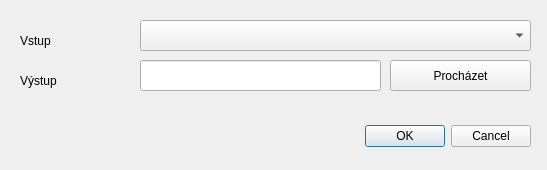
<?xml version="1.0" encoding="UTF-8"?>
<ui version="4.0">
 <class>Dialog</class>
 <widget class="QDialog" name="Dialog">
  <property name="geometry">
   <rect>
    <x>0</x>
    <y>0</y>
    <width>547</width>
    <height>170</height>
   </rect>
  </property>
  <property name="windowTitle">
   <string>Polygonové zdroje na bodové</string>
  </property>
  <widget class="QDialogButtonBox" name="buttonBox">
   <property name="geometry">
    <rect>
     <x>190</x>
     <y>120</y>
     <width>341</width>
     <height>32</height>
    </rect>
   </property>
   <property name="orientation">
    <enum>Qt::Horizontal</enum>
   </property>
   <property name="standardButtons">
    <set>QDialogButtonBox::Cancel|QDialogButtonBox::Ok</set>
   </property>
  </widget>
  <widget class="QComboBox" name="comboBoxLayers">
   <property name="geometry">
    <rect>
     <x>140</x>
     <y>20</y>
     <width>391</width>
     <height>31</height>
    </rect>
   </property>
  </widget>
  <widget class="QLineEdit" name="lineEditOutput">
   <property name="geometry">
    <rect>
     <x>140</x>
     <y>60</y>
     <width>241</width>
     <height>31</height>
    </rect>
   </property>
  </widget>
  <widget class="QPushButton" name="pushButtonOutput">
   <property name="geometry">
    <rect>
     <x>390</x>
     <y>60</y>
     <width>141</width>
     <height>31</height>
    </rect>
   </property>
   <property name="text">
    <string>Procházet</string>
   </property>
  </widget>
  <widget class="QLabel" name="labelInput">
   <property name="geometry">
    <rect>
     <x>20</x>
     <y>30</y>
     <width>77</width>
     <height>21</height>
    </rect>
   </property>
   <property name="text">
    <string>Vstup</string>
   </property>
  </widget>
  <widget class="QLabel" name="labelOutput">
   <property name="geometry">
    <rect>
     <x>20</x>
     <y>70</y>
     <width>77</width>
     <height>21</height>
    </rect>
   </property>
   <property name="text">
    <string>Výstup</string>
   </property>
  </widget>
 </widget>
 <resources/>
 <connections>
  <connection>
   <sender>buttonBox</sender>
   <signal>accepted()</signal>
   <receiver>Dialog</receiver>
   <slot>accept()</slot>
   <hints>
    <hint type="sourcelabel">
     <x>248</x>
     <y>254</y>
    </hint>
    <hint type="destinationlabel">
     <x>157</x>
     <y>274</y>
    </hint>
   </hints>
  </connection>
  <connection>
   <sender>buttonBox</sender>
   <signal>rejected()</signal>
   <receiver>Dialog</receiver>
   <slot>reject()</slot>
   <hints>
    <hint type="sourcelabel">
     <x>316</x>
     <y>260</y>
    </hint>
    <hint type="destinationlabel">
     <x>286</x>
     <y>274</y>
    </hint>
   </hints>
  </connection>
 </connections>
</ui>
